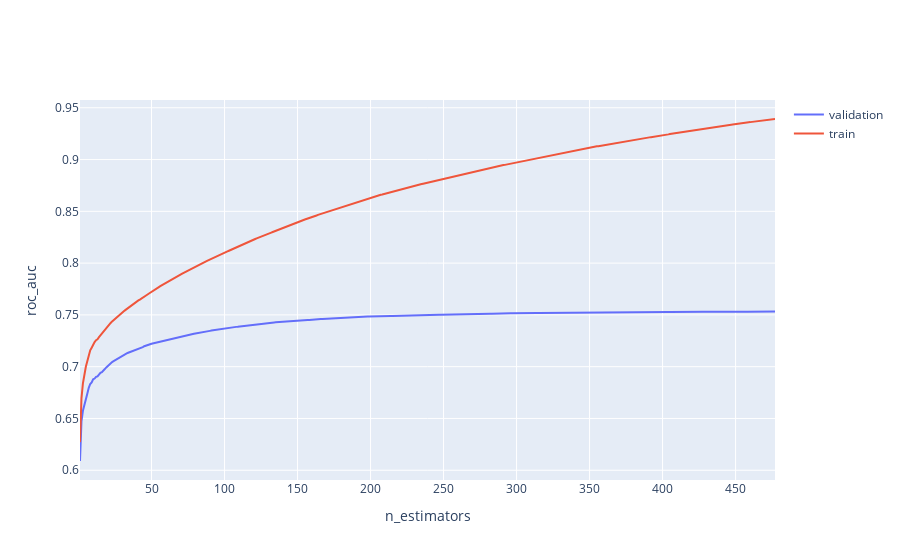

The cell this chart's notebook holds for it:
### Code cell
import plotly.graph_objects as go

results_val = clf_val.evals_result_
n_estimators_val = len(results_val['valid_0']['auc'])
roc_auc_scores_val = results_val['valid_0']['auc']

results_train = clf_train.evals_result_
n_estimators_train = len(results_train['valid_0']['auc'])
roc_auc_scores_train = results_train['valid_0']['auc']

fig = go.Figure()
fig.add_trace(go.Scatter(x=np.arange(len(roc_auc_scores_val)) + 1, y=roc_auc_scores_val, mode='lines', name='validation'))
fig.add_trace(go.Scatter(x=np.arange(len(roc_auc_scores_train)) + 1, y=roc_auc_scores_train, mode='lines', name='train'))
fig.update_layout(xaxis_title='n_estimators', yaxis_title='roc_auc')
fig.show()

### Figure 1 — Plotly figure (JSON) as saved in the notebook; plotly's stock layout.template omitted (floating-point values rounded to 4 significant figures; data arrays with more than 128 entries replaced by an {"elided": "..."} marker saying what was removed)
{"data": [{"mode": "lines", "name": "validation", "type": "scatter", "x": {"elided": "477 int values"}, "y": {"elided": "477 float values"}}, {"mode": "lines", "name": "train", "type": "scatter", "x": {"elided": "477 int values"}, "y": {"elided": "477 float values"}}], "layout": {"xaxis": {"title": {"text": "n_estimators"}}, "yaxis": {"title": {"text": "roc_auc"}}}}
